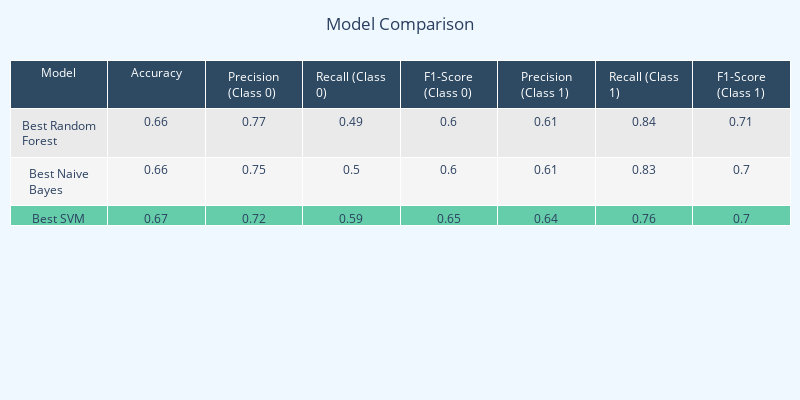

The code cell stored with this chart in its notebook:
### Code cell
import plotly.graph_objects as go

# Data for the table
models = ['Best Random Forest', 'Best Naive Bayes', 'Best SVM']
accuracies = [0.66, 0.66, 0.67]
precision_0 = [0.77, 0.75, 0.72]
recall_0 = [0.49, 0.50, 0.59]
f1_0 = [0.60, 0.60, 0.65]
precision_1 = [0.61, 0.61, 0.64]
recall_1 = [0.84, 0.83, 0.76]
f1_1 = [0.71, 0.70, 0.70]

# Find the index corresponding to 'Best SVM' model
svm_index = models.index('Best SVM')

# Create a list to hold the row colors
row_colors = ['#EAEAEA', '#F5F5F5', '#EAEAEA']  # Example colors, feel free to customize

# Update the color for the 'Best SVM' row
row_colors[svm_index] = '#66CDAA'  # Highlight color for 'Best SVM' row

# Create a table
fig = go.Figure(data=[go.Table(
    header=dict(values=['Model', 'Accuracy', 'Precision (Class 0)', 'Recall (Class 0)', 'F1-Score (Class 0)',
                         'Precision (Class 1)', 'Recall (Class 1)', 'F1-Score (Class 1)'],
                fill_color='#2E4A62',  # Header color
                font=dict(color='white')),  # Font color for header
    cells=dict(values=[models, accuracies, precision_0, recall_0, f1_0, precision_1, recall_1, f1_1],
               fill_color=[row_colors]*len(models),  # Use row_colors for each row
               align='center'))  # Center-align cell content
])

# JavaScript code for hover effect
hover_code = '''
<script>
    var table = document.getElementById("trace_0");
    for (var i = 0; i < table.rows.length; i++) {
        table.rows[i].onmouseover = function () {
            this.style.backgroundColor = '#ADD8E6';
        };
        table.rows[i].onmouseout = function () {
            this.style.backgroundColor = '';
        };
    }
</script>
'''

# Update the layout for better readability
fig.update_layout(title_text='Model Comparison',
                  title_x=0.5,
                  width=800,
                  height=400,
                  margin=dict(l=10, r=10, b=10, t=60),  # Adjust margins for better layout
                  paper_bgcolor='#F0F8FF',  # Background color
                  plot_bgcolor='#F0F8FF')  # Plot area color

# Save the figure as an HTML file with additional JavaScript code
with open("/root/fall-2023-reddit-project-team-33/data/plots/model_comparison.html", "w") as file:
    file.write(fig.to_html() + hover_code)

fig.show()

### Figure 1 — Plotly figure (JSON) as saved in the notebook; plotly's stock layout.template omitted (floating-point values rounded to 4 significant figures)
{"data": [{"cells": {"align": "center", "fill": {"color": [["#EAEAEA", "#F5F5F5", "#66CDAA"], ["#EAEAEA", "#F5F5F5", "#66CDAA"], ["#EAEAEA", "#F5F5F5", "#66CDAA"]]}, "values": [["Best Random Forest", "Best Naive Bayes", "Best SVM"], [0.66, 0.66, 0.67], [0.77, 0.75, 0.72], [0.49, 0.5, 0.59], [0.6, 0.6, 0.65], [0.61, 0.61, 0.64], [0.84, 0.83, 0.76], [0.71, 0.7, 0.7]]}, "header": {"fill": {"color": "#2E4A62"}, "font": {"color": "white"}, "values": ["Model", "Accuracy", "Precision (Class 0)", "Recall (Class 0)", "F1-Score (Class 0)", "Precision (Class 1)", "Recall (Class 1)", "F1-Score (Class 1)"]}, "type": "table"}], "layout": {"height": 400, "margin": {"b": 10, "l": 10, "r": 10, "t": 60}, "paper_bgcolor": "#F0F8FF", "plot_bgcolor": "#F0F8FF", "title": {"text": "Model Comparison", "x": 0.5}, "width": 800}}
